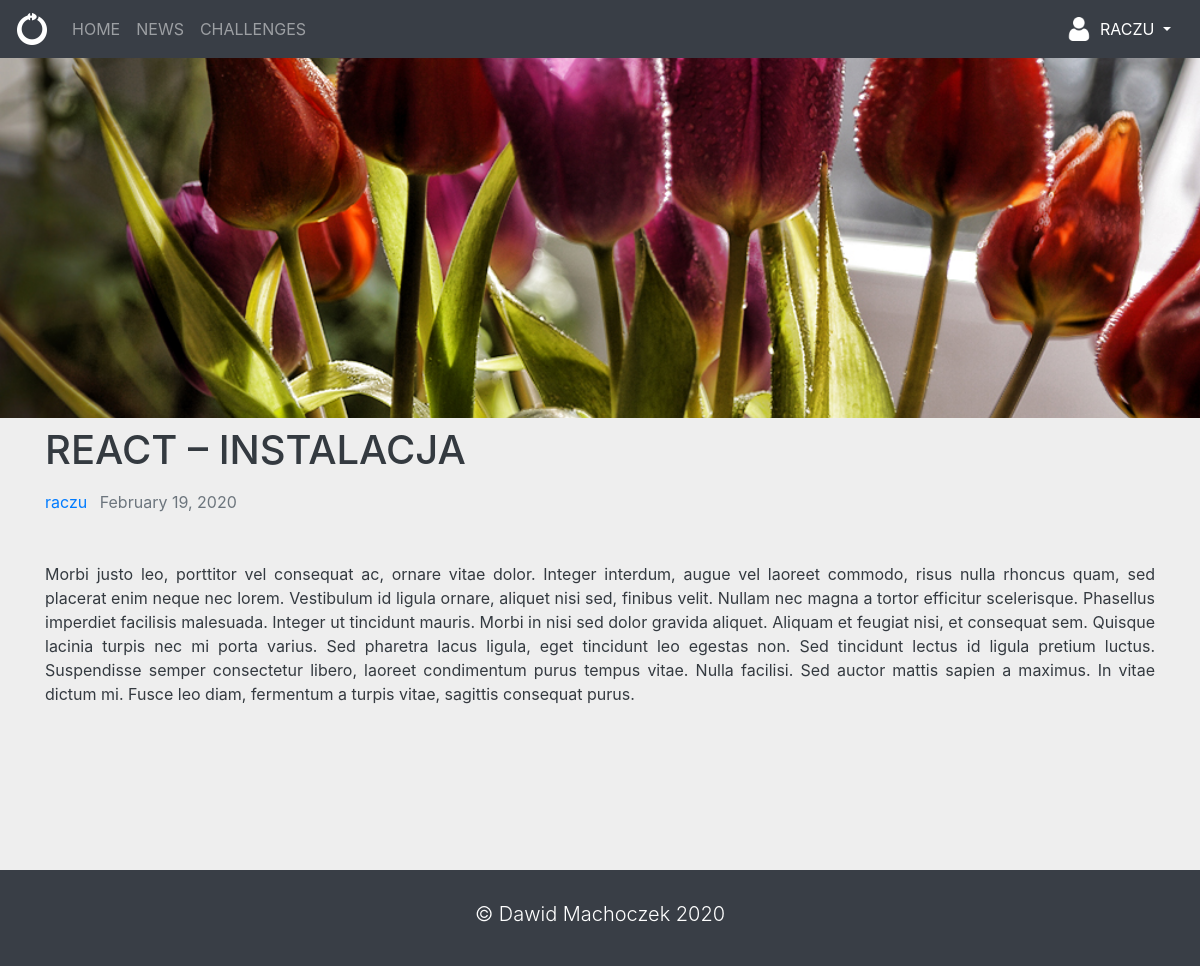
Screenshot of /articles/react-instalacja/ (signed in) with the database file from the repository.
### articles/models.py (models this page shows, shortened)
class Articles(models.Model):
    title = models.CharField(max_length=100)
    slug = models.SlugField()
    content = models.TextField()
    imageSmall = models.ImageField(default='defaultImageSmall.png', upload_to='articlesPictures/articlesSmall', blank=True)
    image = models.ImageField(default='defaultImage.jpg', upload_to='articlesPictures/articlesImages', blank=True)
    date = models.DateTimeField(auto_now_add=True)
    author = models.ForeignKey(User, on_delete=models.CASCADE, default=None)

### articles/views.py (the view)
# urls.py: re_path(r'^(?P<slug>[\w-]+)/$', views.articles_detail, name="detail"),
def articles_detail(request, slug):
    article = Articles.objects.get(slug=slug)
    args = {'article': article}
    return render(request, 'articles/articleDetail.html', args)

### articles/templates/articles/articleDetail.html
{% extends 'baseTemplate.html' %}
{% block content %}
<div class="article-detail text-dark">
  <div class=" article-detail-img">
  </div>
  <article>
    <div class="container" style="padding-bottom: 100px;">
      <header>
        <h1 class="text-uppercase py-2">{{article.title}}</h1>
      </header>
      <div class="article-detail-metadata">
        <a class="mr-2" href="#">{{article.author}}</a>
        <medium class="text-muted">{{article.date|date:"F d, Y"}}</medium>
      </div>
      <div class="article-detail-body py-5">
        <p class="text-justify">{{article.content}}</p>
      </div>
    </div>
  </article>
</div>
{% endblock %}

### templates/baseTemplate.html (shortened to what this page needs)
{% load static %}
<!DOCTYPE html>
<html lang="en">
<head>
  <link rel="stylesheet" href="https://stackpath.bootstrapcdn.com/bootstrap/4.4.1/css/bootstrap.min.css"
 />
  <link rel="stylesheet" href="{% static 'styles.css' %}">
</head>
<body style="background-color: #eeeeee;" class="text-dark">
  <header>
    <nav class="navbar sticky-top navbar-expand-lg navbar-dark" style="background-color: #393e46;">
      <a class="navbar-brand " href="{% url 'home' %}"><img src="/media/snakeWhite.png" width="32" height="32"
          class="d-inline-block align-top" alt=""></a>
      <div class="collapse navbar-collapse" id="navbarMenu">
        <ul class="navbar-nav mr-auto">
          <li class="nav-item">
            <a class="nav-link" href="{% url 'home' %}">HOME</a>
          </li>
          <li class="nav-item">
            <a class="nav-link" href="{% url 'articles:list' %}">NEWS</a>
          </li>
          <li class="nav-item">
            <a class="nav-link" href="/challenges/">CHALLENGES</a>
          </li>
        </ul>
        {% if user.is_authenticated %}
        <div class="dropdown d-none d-lg-block">
          <button class="btn dropdown-toggle text-white" type="button" id="dropdownUser" data-toggle="dropdown"
            aria-haspopup="true" aria-expanded="false">
            <img src="/media/userWhite.png" width="24" height="24" class="d-inline-block align-top mx-1" alt="">
            <span class="text-uppercase">{{ user.username }}</span>
          </button>
        </div>
        {% else %}
        <button class="btn btn-danger mx-1 d-none d-lg-block" type="button" style="width: 120px;"
          onclick="window.location.href='{% url 'accounts:login' %}'">LOG IN</button>
        <ul class="navbar-nav mr-auto d-sm-block d-lg-none">
          <a class="nav-link" href="{% url 'accounts:login' %}">LOG IN</a>
        </ul>
        {% endif %}
      </div>
    </nav>
  </header>
  {% block content %}
  {% endblock %}
  <footer>
    <div class="row text-center text-white">
      <div class="col-12">
        <h5 class="font-weight-light">&copy; Dawid Machoczek 2020</h5>
      </div>
    </div>
  </footer>
</body>
</html>

### assets/styles.css (style rules this page uses)
.article-detail article { background-color: #eeeeee; height: 100%; }
.article-detail-metadata a { font-size: medium; }
footer { background-color: #393e46; padding: 2rem; }

### rows the page displays
Articles: title "REACT – INSTALACJA", author "raczu", date "February 19, 2020", content "Morbi justo leo, porttitor vel consequat ac, ornare vitae dolor. Integer interdum, augue vel laoreet commodo, risus nulla rhoncus quam, sed placerat enim neque nec lorem. Vestibulum id ligula ornare, aliquet nisi sed, finibus velit. Nullam nec magna a tortor efficitur scelerisque. Phasellus imperdiet facilisis malesuada. Integer ut tincidunt mauris. Morbi in nisi sed dolor gravida aliquet. Aliquam et feugiat nisi, et consequat sem. Quisque lacinia turpis nec mi porta varius. Sed pharetra lacus ligula, eget tincidunt leo egestas non. Sed tincidunt lectus id ligula pretium luctus. Suspendisse semper consectetur libero, laoreet condimentum purus tempus vitae. Nulla facilisi. Sed auctor mattis…"

### other values shown
{{ user.username }} "RACZU"
